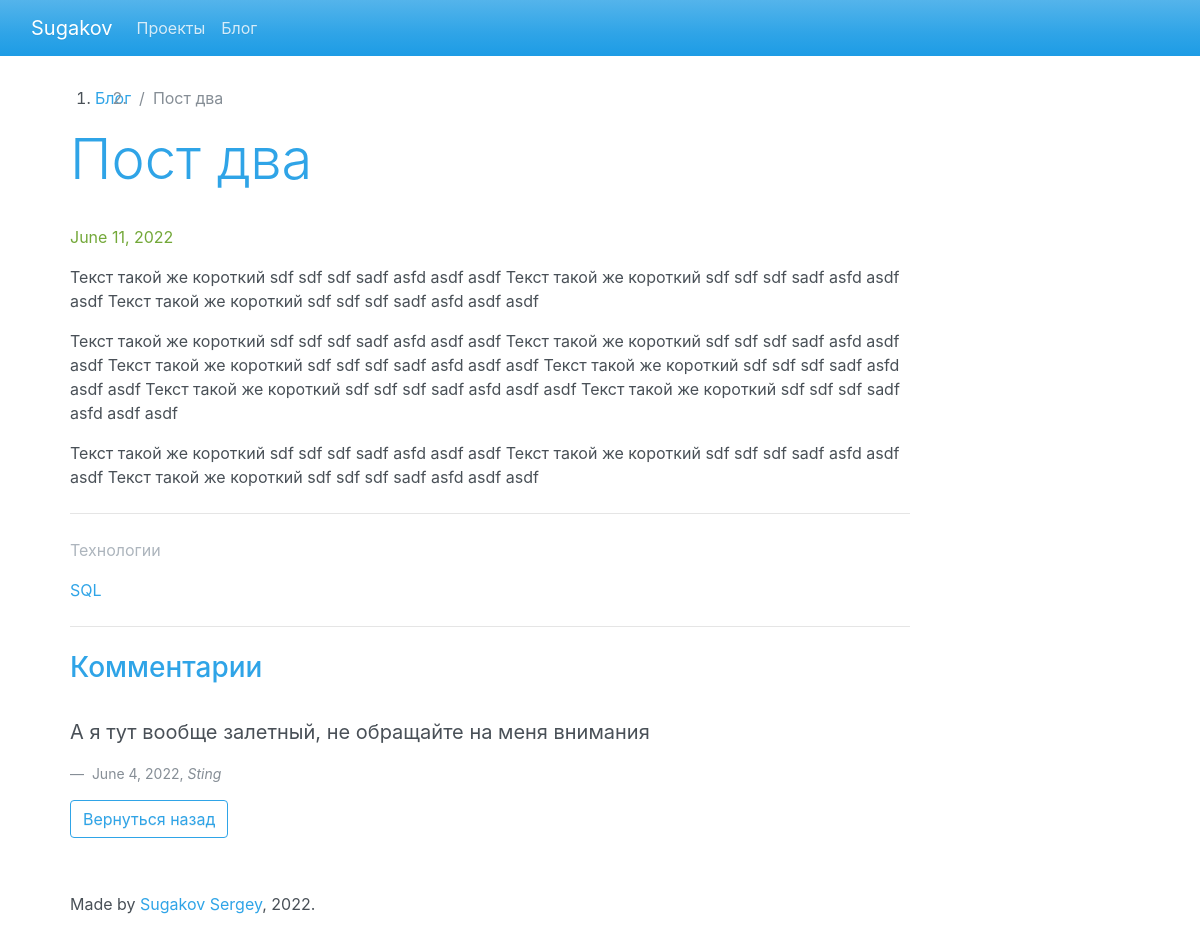
The app's page /blog/2/ with its own data.
### blog/models.py (models this page shows)
class Post(models.Model):
    title = models.CharField(max_length=250)
    body = models.TextField()
    created_on = models.DateTimeField(auto_now_add=True)
    last_modified = models.DateTimeField(auto_now=True)
    categories = models.ForeignKey('Category', on_delete=models.CASCADE, related_name='posts')

class Category(models.Model):
    name = models.CharField(max_length=30)

class Comment(models.Model):
    author = models.CharField(max_length=50)
    body = models.TextField()
    created_on = models.DateTimeField(auto_now_add=True)
    post = models.ForeignKey('Post', on_delete=models.CASCADE)

### blog/views.py (the view)
# urls.py: path("<int:pk>/", views.blog_detail, name='blog_detail_url'),
def blog_detail(request, pk):
    post = Post.objects.get(pk=pk)
    comments = Comment.objects.all()
    post_context = {'post': post, 'comments': comments}
    return render(request, 'blog_detail.html', post_context)

### blog/templates/blog_detail.html (shortened to what this page needs)
<!DOCTYPE html>
<html>
  <head>
  </head>
  <body>
    <header>
      {% include 'base.html' %}
    </header>
    <div align="left">
        <div class="div_main">
            <ol class="row">
              <li class="breadcrumb-item"><a href="/blog">Блог</a></li>
              <li class="breadcrumb-item active">{{ post.title }}</li>
            </ol>
            <h2 class="display-4">{{ post.title }}</h2>
            <br>
            <p class="text-success">{{ post.last_modified.date }}</p>
            <p class="lead" >{{ post.body | linebreaks }}</p>
            <hr class="my-4">
            <p class="text-secondary">Технологии</p>
            <p class="text-primary">{{ post.categories.name }}</p>
            <hr class="my-4">
            <h3>Комментарии</h3>
            <br>
            {% for comment in comments %}
                {% if comment.post_id == post.id %}
                    <figure>
                      <blockquote class="blockquote">
                        <p class="mb-0">{{ comment.body }}</p>
                      </blockquote>
                      <figcaption class="blockquote-footer">
                        {{ comment.created_on.date }}, <cite title="Source Title"> {{ comment.author }}</cite>
                      </figcaption>
                    </figure>
                {% endif %}
            {% endfor %}
            <a href="/blog" >
                <button type="button" class="btn btn-outline-primary ">Вернуться назад</button>
            </a>
        </div>
    </div>
  </body>
    {% include 'footer.html' %}
</html>

### templates/base.html (style rules this page uses)
.div_main { margin-left:70px; margin-top:30px; width:70% }

### records on screen
Post: title "Пост два", last_modified "June 11, 2022", body "Текст такой же короткий sdf sdf sdf sadf asfd asdf asdf Текст такой же короткий sdf sdf sdf sadf asfd asdf asdf Текст такой же короткий sdf sdf sdf sadf asfd asdf asdf Текст такой же короткий sdf sdf sdf sadf asfd asdf asdf Текст такой же короткий sdf sdf sdf sadf asfd asdf asdf Текст такой же короткий sdf sdf sdf sadf asfd asdf asdf Текст такой же короткий sdf sdf sdf sadf asfd asdf asdf Текст такой же короткий sdf sdf sdf sadf asfd asdf asdf Текст такой же короткий sdf sdf sdf sadf asfd asdf asdf Текст такой же короткий sdf sdf sdf sadf asfd asdf asdf Текст такой же короткий sdf sdf sdf sadf asfd asdf asdf Текст такой же короткий sdf sdf sdf sadf asfd asdf asdf", categories.name "SQL"
Comment: body "А я тут вообще залетный, не обращайте на меня внимания", created_on "June 4, 2022", author "Sting"
